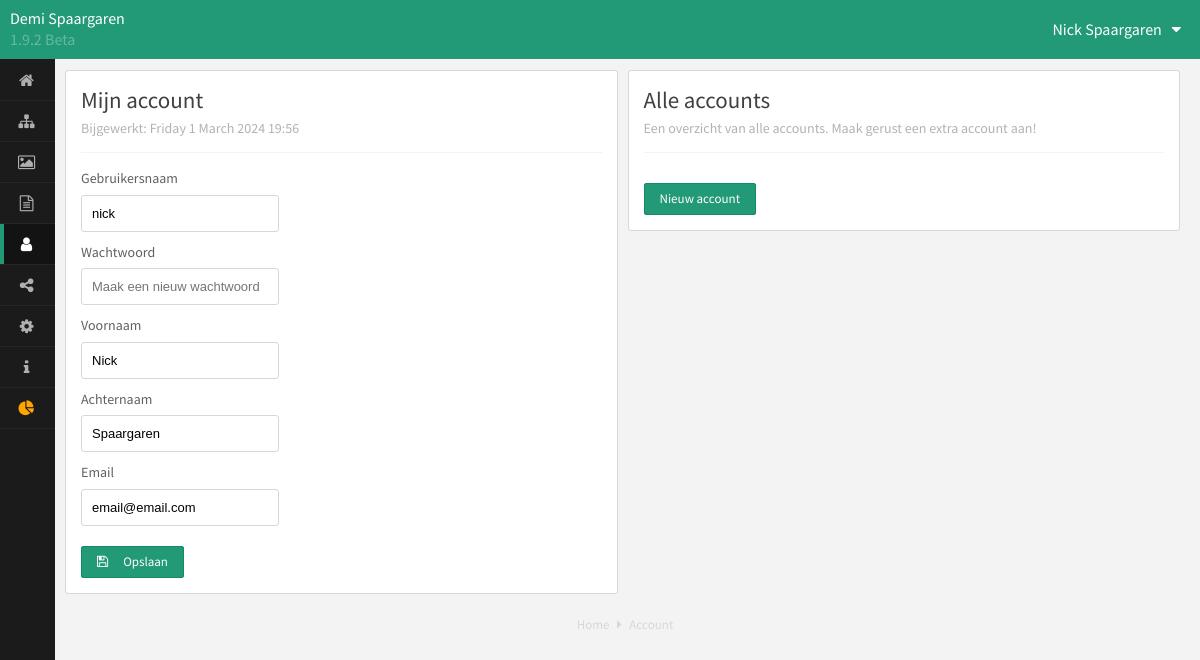
Screenshot of /admin_cms/account.php (signed in) with the database file from the repository.
### tables this page shows
CREATE TABLE `instellingen` (
  `id` int UNSIGNED NOT NULL,
  `projectnaam` varchar(30) DEFAULT NULL,
  `auteur` varchar(100) DEFAULT NULL,
  `zoomen` int DEFAULT NULL,
  `email` varchar(100) DEFAULT NULL,
  `analytics` varchar(500) DEFAULT NULL,
  `footer` varchar(1000) DEFAULT NULL,
  `siteonline` int DEFAULT NULL,
  `afbeeldingentonen` int DEFAULT NULL,
  `headertonen` int DEFAULT NULL,
  `hotjar` varchar(500) DEFAULT NULL,
  `description` varchar(500) DEFAULT NULL
);

CREATE TABLE `users` (
  `id` int UNSIGNED NOT NULL,
  `username` varchar(20) DEFAULT NULL,
  `password` varchar(100) DEFAULT NULL,
  `firstname` varchar(30) DEFAULT NULL,
  `lastname` varchar(30) DEFAULT NULL,
  `activated` int DEFAULT NULL,
  `email` varchar(50) DEFAULT NULL,
  `laatst_bewerkt` varchar(50) DEFAULT NULL,
  `admin` int DEFAULT NULL,
  `twitteraccount` varchar(50) DEFAULT NULL,
  `dashb_facebook` int DEFAULT NULL,
  `dashb_suggesties` int DEFAULT NULL,
  `dashb_socialclicks` int DEFAULT NULL
);

### instellingen.php (called while the page is built, shortened)
<?php
require_once("connectdb.php");
$cms_versie = '1.9.2 Beta';
$handle = $pdo->prepare("SELECT * FROM instellingen");
$handle->execute();
$settings = $handle->fetch(PDO::FETCH_OBJ);
if (isset($_SESSION['id'])) {
	$handle = $pdo->prepare("SELECT * FROM users WHERE id= :id");
	$handle->execute([
		':id' => $_SESSION['id']
	]);
	$gebruikergegevens = $handle->fetch(PDO::FETCH_OBJ);
}

### admin_cms/account.php (the view, shortened to what this page needs)
<?php
$cms_pagina_titel = 'Account';
include_once("../instellingen.php");
require("cms_head.php");
?>
<body>
	<?php require("cms_nav.php") ?>
	<div class="cms_inhoud">
		<div class="cms_container instellingen">
			<div class="titel-holder">
				<h1>Mijn account</h1>
				<?php echo '<h2>Bijgewerkt: ' . $gebruikergegevens->laatst_bewerkt . '</h2>'; ?>
			</div>
			<form action="account_opslaan.php" method="post">
				<div class="titelvraag">Gebruikersnaam</div>
				<div><input type="text" name="gebruikersnaam" value="<?php echo $gebruikergegevens->username; ?>" placeholder="" required /></div>
				<div class="titelvraag">Wachtwoord</div>
				<div><input type="text" name="wachtwoord" placeholder="Maak een nieuw wachtwoord" required /></div>
				<div class="titelvraag">Voornaam</div>
				<div><input type="text" name="voornaam" value="<?php echo $gebruikergegevens->firstname; ?>" placeholder="" required /></div>
				<div class="titelvraag">Achternaam</div>
				<div><input type="text" name="achternaam" value="<?php echo $gebruikergegevens->lastname; ?>" placeholder="" required /></div>
				<div class="titelvraag">Email</div>
				<div><input type="text" name="email" value="<?php echo $gebruikergegevens->email; ?>" placeholder="" required /></div>
				<button type="submit" class="cms_button" value="Opslaan"><i class="fa fa-save"></i>Opslaan</button>
			</form>
		</div>
		<?php
		if ($gebruikergegevens->admin == 1) {
			echo '<div class="cms_container instellingen">';
			include("account_alle.php");
			echo '</div>';
		}
		?>
	</div>
	<?php include("cms_footer.php"); ?>
</body>
</html>

### admin_cms/cms_nav.php (shortened to what this page needs)
<div class="cms_extranavHolder">
	<div class="cms_extranav">
		<div class="cms_info">
			<div class="bedrijfsnaam"><?php echo $settings->projectnaam ?></div>
			<div class="versie"><?php echo $cms_versie ?></div>
		</div>
		<div class="account">
			<?php
			$handle = $pdo->prepare("SELECT gelezen FROM formulier WHERE gelezen = 0");
			$handle->execute();
			$forms_unread = $handle->rowCount();
			?>
			<div class="naam">
				<?php echo $gebruikergegevens->firstname . " " . $gebruikergegevens->lastname; ?><i class="fa fa-caret-down"></i></div>
		</div>
	</div>
</div>
<div class="cms_navHolder">
	<ul class="cms_nav">
		<li class="item <?php echo $cms_pagina_titel === 'Dashboard' ? 'active' : '' ?>"><a href="dashboard.php"><i class="fa fa-home"></i><span class="titel">Home</span>
			</a></li>
		<li class="item <?php echo $cms_pagina_titel === 'Pagina\'s' ? 'active' : '' ?>"><a href="paginas.php"><i class="fa fa-sitemap"></i><span class="titel">Pagina's</span>
			</a></li>
		<li class="item <?php echo $cms_pagina_titel === 'Afbeeldingen' ? 'active' : '' ?>"><a href="afbeeldingen.php"><i class="fa fa-image"></i><span class="titel">Afbeeldingen</span>
			</a></li>
		<li class="item <?php echo $cms_pagina_titel === 'Contactformulier' ? 'active' : '' ?>"><a href="formulier.php"><?php if ($forms_unread > 0) {
																														} ?><i class="fa fa-file-text-o"></i><span class="titel">Contactformulier</span>
			</a></li>
		<li class="item <?php echo $cms_pagina_titel === 'Account' ? 'active' : '' ?>"><a href="account.php"><i class="fa fa-user"></i><span class="titel">Account</span>
			</a></li>
		<li class="item <?php echo $cms_pagina_titel === 'Social Media' ? 'active' : '' ?>"><a href="socialmedia.php"><i class="fa fa-share-alt"></i><span class="titel">Social Media</span>
			</a></li>
		<li class="item <?php echo $cms_pagina_titel === 'Instellingen' ? 'active' : '' ?>"><a href="instellingen.php"><i class="fa fa-gear"></i><span class="titel">Instellingen</span>
			</a></li>
		<li class="item <?php echo $cms_pagina_titel === 'Hulp' ? 'active' : '' ?>"><a href="hulp.php"><i class="fa fa-info"></i><span class="titel">Hulp</span>
			</a></li>
		<?php
		if ($gebruikergegevens->admin == 1) {
			$activiteiten_active = $cms_pagina_titel === 'Activiteiten' ? 'active' : '';
			echo '<li class="item ' . $activiteiten_active . '"><a style="color: orange !important;" href="activiteiten.php"><i style="color: orange !important;" class="fa fa-pie-chart"></i><span class="titel">Activiteiten</span><div class="cleared"></div></a></li>';
		}
		?>
	</ul>
</div>

### admin_cms/style_admin.css (style rules this page uses)
:root { --cms-primary-color: #297; --cms-secondary-color: #128967; --cms-font: "Source Sans Pro", Helvetica Neue, Helvetica, arial; }
body { padding: 0; margin: 0; color: #606060; font-family: var(--cms-font); font-size: 13px; line-height: 1.65em; background: #f3f3f3; }
a { color: var(--cms-primary-color); text-decoration: none; }
h1 { font-size: 25px; color: #404040; line-height: 1.25em; font-family: var(--cms-font); font-weight: normal; }
h2 { font-size: 20px; color: #404040; line-height: 1.25em; font-family: var(--cms-font); font-weight: normal; }
.cms_container .titel-holder { border-bottom: 1px solid #f3f3f3; margin: 0 0 15px; padding: 0 0 15px; position: relative; }
.cms_container .titel-holder h1 { margin: 0 0 5px; font-size: 23px; }
.cms_container .titel-holder h2 { color: #b2b2b2; font-size: 14px; margin: 0; }
.cms_extranavHolder { background: var(--cms-primary-color); display: block; position: fixed; top: 0; width: 100%; z-index: 100; }
.cms_extranavHolder .cms_extranav { position: relative; color: #fff; font-size: 16px; background-size: cover; }
.cms_extranavHolder .cms_extranav .cms_info { float: left; padding: 8px 10px; }
.cms_extranavHolder .cms_extranav .account { float: right; position: relative; }
.cms_extranavHolder .cms_extranav .account .naam { padding: 19px; display: inline-block; user-select: none; -moz-user-select: none; -webkit-user-select: none; min-width: 110px; text-align: right; }
.cms_extranavHolder .cms_extranav .account .naam .fa { margin: 0 0 0 10px; }
.cms_navHolder { background: #1b1b1b; height: 100%; left: 0; max-width: 55px; min-height: 290px; overflow: hidden; padding: 60px 0 0; position: fixed; top: 0; transition: all 0.3s ease 0s; z-index: 12; }
.cms_nav { margin: 0; padding: 0; position: relative; width: 165px; }
.cms_nav .item { display: block; margin: 0; padding: 0; border-bottom: 1px solid #262626; position: relative; }
.cms_nav .item a { border-left: 4px solid #1b1b1b; color: #afafaf; display: block; list-style-type: none; padding: 10px 0; text-align: center; }
.cms_nav .fa { color: #afafaf; display: block; float: left; font-size: 16px; margin: 2px 10px; width: 25px; }
.item.active { background: none repeat scroll 0 0 rgba(0, 0, 0, 0.3); }
.item.active a { color: #fff !important; border-left: 4px solid var(--cms-primary-color); }
.item.active .fa { color: #fff !important; }
.cms_inhoud { float: none; padding: 70px 10px 0 65px; position: relative; width: calc(100% - 75px); }
.cms_container { background: #fff; border-radius: 3px; border: 1px solid #d7d7d7; float: left; margin: 0 10px 10px 0px; padding: 15px; box-sizing: border-box; position: relative; width: calc(50% - 10px); }
.cms_container h2 { margin: 0 0 10px; }
.cms_container input { box-sizing: border-box; }
.cms_container input[type=text], .cms_container input[type=password], .cms_container input[type=number] { border-radius: 3px; border: 1px solid #d7d7d7; padding: 10px; box-sizing: border-box; box-shadow: 0px !important; font-size: 13px; margin: 0px 5px 0 0; }
.titelvraag { font-size: 14px; margin: 10px 0 5px; }
.cms_button { background: var(--cms-primary-color); border: 0 none !important; border-radius: 3px; box-shadow: 0 0 0 1px var(--cms-secondary-color) inset; color: #fff !important; display: inline-block; font-family: var(--cms-font); font-size: 13px; margin: 15px 0 0; padding: 16px !important; text-align: center; position: relative; line-height: 0px !important; }
button[type=submit] { border: 0 solid !important; display: inline-block; font-size: 13px !important; line-height: 0 !important; margin: 20px 0 0 !important; position: relative; }
.versie { opacity: 0.3; }

### rows the page displays
instellingen: projectnaam "Demi Spaargaren"
users: firstname "Nick", lastname "Spaargaren", laatst_bewerkt "Friday 1 March 2024 19:56", gebruikersnaam "nick", voornaam "Nick", achternaam "Spaargaren", email "email@email.com"

### other values shown
$cms_versie "1.9.2 Beta"
$cms_pagina_titel "Account"
